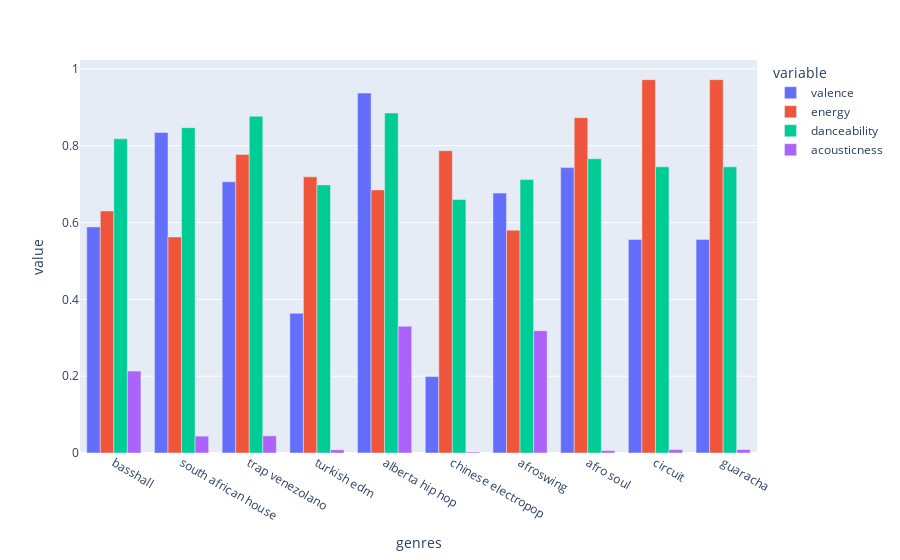

The cell this chart's notebook holds for it:
### Code cell
# Extract the top 10 genres with the highest 'popularity' from the 'genre_df' DataFrame
top10_genres = genre_df.nlargest(10, 'popularity')
# Create a grouped bar chart using Plotly Express to visualize the values of various features for the top 10 genres
fig = px.bar(top10_genres, x='genres', y=['valence', 'energy', 'danceability', 'acousticness'], barmode='group')
fig.show()

### Figure 1 — Plotly figure (JSON) as saved in the notebook; plotly's stock layout.template omitted (floating-point values rounded to 4 significant figures)
{"data": [{"alignmentgroup": "True", "hovertemplate": "variable=valence<br>genres=%{x}<br>value=%{y}<extra></extra>", "legendgroup": "valence", "marker": {"color": "#636efa", "pattern": {"shape": ""}}, "name": "valence", "offsetgroup": "valence", "orientation": "v", "showlegend": true, "textposition": "auto", "type": "bar", "x": ["basshall", "south african house", "trap venezolano", "turkish edm", "alberta hip hop", "chinese electropop", "afroswing", "afro soul", "circuit", "guaracha"], "xaxis": "x", "y": [0.5887, 0.8343, 0.706, 0.364, 0.937, 0.199, 0.6766, 0.743, 0.556, 0.556], "yaxis": "y"}, {"alignmentgroup": "True", "hovertemplate": "variable=energy<br>genres=%{x}<br>value=%{y}<extra></extra>", "legendgroup": "energy", "marker": {"color": "#EF553B", "pattern": {"shape": ""}}, "name": "energy", "offsetgroup": "energy", "orientation": "v", "showlegend": true, "textposition": "auto", "type": "bar", "x": ["basshall", "south african house", "trap venezolano", "turkish edm", "alberta hip hop", "chinese electropop", "afroswing", "afro soul", "circuit", "guaracha"], "xaxis": "x", "y": [0.6302, 0.5623, 0.777, 0.719, 0.685, 0.787, 0.5802, 0.873, 0.972, 0.972], "yaxis": "y"}, {"alignmentgroup": "True", "hovertemplate": "variable=danceability<br>genres=%{x}<br>value=%{y}<extra></extra>", "legendgroup": "danceability", "marker": {"color": "#00cc96", "pattern": {"shape": ""}}, "name": "danceability", "offsetgroup": "danceability", "orientation": "v", "showlegend": true, "textposition": "auto", "type": "bar", "x": ["basshall", "south african house", "trap venezolano", "turkish edm", "alberta hip hop", "chinese electropop", "afroswing", "afro soul", "circuit", "guaracha"], "xaxis": "x", "y": [0.818, 0.847, 0.877, 0.698, 0.885, 0.66, 0.7117, 0.766, 0.745, 0.745], "yaxis": "y"}, {"alignmentgroup": "True", "hovertemplate": "variable=acousticness<br>genres=%{x}<br>value=%{y}<extra></extra>", "legendgroup": "acousticness", "marker": {"color": "#ab63fa", "pattern": {"shape": ""}}, "name": "acousticness", "offsetgroup": "acousticness", "orientation": "v", "showlegend": true, "textposition": "auto", "type": "bar", "x": ["basshall", "south african house", "trap venezolano", "turkish edm", "alberta hip hop", "chinese electropop", "afroswing", "afro soul", "circuit", "guaracha"], "xaxis": "x", "y": [0.2132, 0.04383, 0.0446, 0.00829, 0.33, 0.00257, 0.3185, 0.00627, 0.00903, 0.00903], "yaxis": "y"}], "layout": {"barmode": "group", "legend": {"title": {"text": "variable"}, "tracegroupgap": 0}, "margin": {"t": 60}, "xaxis": {"anchor": "y", "domain": [0, 1], "title": {"text": "genres"}}, "yaxis": {"anchor": "x", "domain": [0, 1], "title": {"text": "value"}}}}
